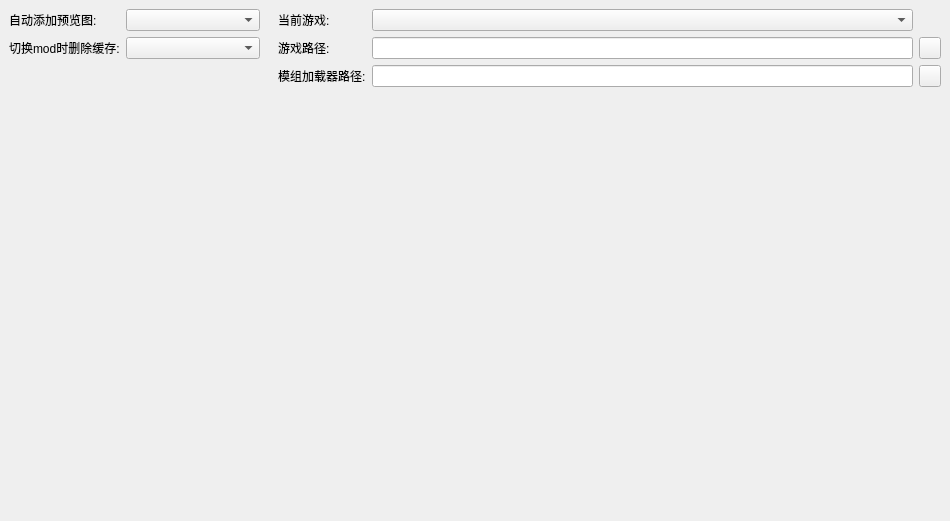
                <widget class="QWidget" name="configScrollWidget">
                 <property name="geometry">
                  <rect>
                   <x>0</x>
                   <y>0</y>
                   <width>950</width>
                   <height>521</height>
                  </rect>
                 </property>
                 <layout class="QHBoxLayout" name="horizontalLayout_5">
                  <property name="spacing">
                   <number>0</number>
                  </property>
                  <property name="leftMargin">
                   <number>0</number>
                  </property>
                  <property name="topMargin">
                   <number>0</number>
                  </property>
                  <property name="rightMargin">
                   <number>0</number>
                  </property>
                  <property name="bottomMargin">
                   <number>0</number>
                  </property>
                  <item>
                   <widget class="QWidget" name="configLeft" native="true">
                    <property name="sizePolicy">
                     <sizepolicy hsizetype="Expanding" vsizetype="Preferred">
                      <horstretch>0</horstretch>
                      <verstretch>0</verstretch>
                     </sizepolicy>
                    </property>
                    <property name="minimumSize">
                     <size>
                      <width>256</width>
                      <height>0</height>
                     </size>
                    </property>
                    <property name="maximumSize">
                     <size>
                      <width>512</width>
                      <height>16777215</height>
                     </size>
                    </property>
                    <layout class="QGridLayout" name="gridLayout_2">
                     <item row="4" column="0">
                      <widget class="QLabel" name="label_L_2">
                       <property name="sizePolicy">
                        <sizepolicy hsizetype="Preferred" vsizetype="Preferred">
                         <horstretch>0</horstretch>
                         <verstretch>22</verstretch>
                        </sizepolicy>
                       </property>
                       <property name="minimumSize">
                        <size>
                         <width>0</width>
                         <height>22</height>
                        </size>
                       </property>
                       <property name="text">
                        <string>切换mod时删除缓存:</string>
                       </property>
                      </widget>
                     </item>
                     <item row="6" column="4">
                      <spacer name="verticalSpacer_5">
                       <property name="orientation">
                        <enum>Qt::Orientation::Vertical</enum>
                       </property>
                       <property name="sizeHint" stdset="0">
                        <size>
                         <width>20</width>
                         <height>40</height>
                        </size>
                       </property>
                      </spacer>
                     </item>
                     <item row="2" column="4">
                      <widget class="QComboBox" name="lomboBox_L_2">
                       <property name="sizePolicy">
                        <sizepolicy hsizetype="Expanding" vsizetype="Fixed">
                         <horstretch>0</horstretch>
                         <verstretch>0</verstretch>
                        </sizepolicy>
                       </property>
                       <property name="minimumSize">
                        <size>
                         <width>0</width>
                         <height>22</height>
                        </size>
                       </property>
                       <property name="maximumSize">
                        <size>
                         <width>16777215</width>
                         <height>22</height>
                        </size>
                       </property>
                      </widget>
                     </item>
                     <item row="6" column="0">
                      <spacer name="verticalSpacer_4">
                       <property name="orientation">
                        <enum>Qt::Orientation::Vertical</enum>
                       </property>
                       <property name="sizeHint" stdset="0">
                        <size>
                         <width>20</width>
                         <height>40</height>
                        </size>
                       </property>
                      </spacer>
                     </item>
                     <item row="4" column="4">
                      <widget class="QComboBox" name="lomboBox_L_1">
                       <property name="sizePolicy">
                        <sizepolicy hsizetype="Expanding" vsizetype="Fixed">
                         <horstretch>0</horstretch>
                         <verstretch>0</verstretch>
                        </sizepolicy>
                       </property>
                       <property name="minimumSize">
                        <size>
                         <width>0</width>
                         <height>22</height>
                        </size>
                       </property>
                       <property name="maximumSize">
                        <size>
                         <width>16777215</width>
                         <height>22</height>
                        </size>
                       </property>
                      </widget>
                     </item>
                     <item row="2" column="0">
                      <widget class="QLabel" name="label_L_1">
                       <property name="sizePolicy">
                        <sizepolicy hsizetype="Preferred" vsizetype="Preferred">
                         <horstretch>0</horstretch>
                         <verstretch>22</verstretch>
                        </sizepolicy>
                       </property>
                       <property name="minimumSize">
                        <size>
                         <width>0</width>
                         <height>22</height>
                        </size>
                       </property>
                       <property name="text">
                        <string>自动添加预览图:</string>
                       </property>
                      </widget>
                     </item>
                    </layout>
                   </widget>
                  </item>
                  <item>
                   <widget class="QWidget" name="configRight" native="true">
                    <property name="minimumSize">
                     <size>
                      <width>681</width>
                      <height>0</height>
                     </size>
                    </property>
                    <layout class="QGridLayout" name="gridLayout">
                     <item row="7" column="3">
                      <spacer name="verticalSpacer_2">
                       <property name="orientation">
                        <enum>Qt::Orientation::Vertical</enum>
                       </property>
                       <property name="sizeHint" stdset="0">
                        <size>
                         <width>20</width>
                         <height>40</height>
                        </size>
                       </property>
                      </spacer>
                     </item>
                     <item row="1" column="2">
                      <widget class="QLabel" name="label_R_3">
                       <property name="minimumSize">
                        <size>
                         <width>0</width>
                         <height>22</height>
                        </size>
                       </property>
                       <property name="maximumSize">
                        <size>
                         <width>16777215</width>
                         <height>22</height>
                        </size>
                       </property>
                       <property name="text">
                        <string>当前游戏:</string>
                       </property>
                      </widget>
                     </item>
                     <item row="3" column="2">
                      <widget class="QLabel" name="label_R_1">
                       <property name="sizePolicy">
                        <sizepolicy hsizetype="Preferred" vsizetype="Preferred">
                         <horstretch>0</horstretch>
                         <verstretch>22</verstretch>
                        </sizepolicy>
                       </property>
                       <property name="minimumSize">
                        <size>
                         <width>0</width>
                         <height>22</height>
                        </size>
                       </property>
                       <property name="text">
                        <string>模组加载器路径:</string>
                       </property>
                      </widget>
                     </item>
                     <item row="1" column="3">
                      <widget class="QComboBox" name="comboBox_R_1">
                       <property name="sizePolicy">
                        <sizepolicy hsizetype="Expanding" vsizetype="Fixed">
                         <horstretch>0</horstretch>
                         <verstretch>0</verstretch>
                        </sizepolicy>
                       </property>
                       <property name="minimumSize">
                        <size>
                         <width>0</width>
                         <height>22</height>
                        </size>
                       </property>
                       <property name="maximumSize">
                        <size>
                         <width>16777215</width>
                         <height>22</height>
                        </size>
                       </property>
                      </widget>
                     </item>
                     <item row="7" column="2">
                      <spacer name="verticalSpacer_3">
                       <property name="orientation">
                        <enum>Qt::Orientation::Vertical</enum>
                       </property>
                       <property name="sizeHint" stdset="0">
                        <size>
                         <width>20</width>
                         <height>40</height>
                        </size>
                       </property>
                      </spacer>
                     </item>
                     <item row="3" column="3">
                      <widget class="QLineEdit" name="lineEdit_R_2">
                       <property name="minimumSize">
                        <size>
                         <width>0</width>
                         <height>22</height>
                        </size>
                       </property>
                       <property name="maximumSize">
                        <size>
                         <width>16777215</width>
                         <height>22</height>
                        </size>
                       </property>
                      </widget>
                     </item>
                     <item row="2" column="3">
                      <widget class="QLineEdit" name="lineEdit_R_1">
                       <property name="minimumSize">
                        <size>
                         <width>0</width>
                         <height>22</height>
                        </size>
                       </property>
                       <property name="maximumSize">
                        <size>
                         <width>16777215</width>
                         <height>22</height>
                        </size>
                       </property>
                      </widget>
                     </item>
                     <item row="2" column="2">
                      <widget class="QLabel" name="label_R_2">
                       <property name="minimumSize">
                        <size>
                         <width>0</width>
                         <height>22</height>
                        </size>
                       </property>
                       <property name="maximumSize">
                        <size>
                         <width>16777215</width>
                         <height>22</height>
                        </size>
                       </property>
                       <property name="text">
                        <string>游戏路径:</string>
                       </property>
                      </widget>
                     </item>
                     <item row="2" column="4">
                      <widget class="QPushButton" name="pushButton">
                       <property name="minimumSize">
                        <size>
                         <width>22</width>
                         <height>22</height>
                        </size>
                       </property>
                       <property name="maximumSize">
                        <size>
                         <width>22</width>
                         <height>22</height>
                        </size>
                       </property>
                       <property name="toolTip">
                        <string>选择游戏路径</string>
                       </property>
                       <property name="text">
                        <string/>
                       </property>
                       <property name="icon">
                        <iconset resource="../resource/resources.qrc">
                         <normaloff>:/iamge_pack/content/more.png</normaloff>:/iamge_pack/content/more.png</iconset>
                       </property>
                      </widget>
                     </item>
                     <item row="3" column="4">
                      <widget class="QPushButton" name="pushButton_2">
                       <property name="minimumSize">
                        <size>
                         <width>22</width>
                         <height>22</height>
                        </size>
                       </property>
                       <property name="maximumSize">
                        <size>
                         <width>22</width>
                         <height>22</height>
                        </size>
                       </property>
                       <property name="toolTip">
                        <string>选择模组加载器路径</string>
                       </property>
                       <property name="text">
                        <string/>
                       </property>
                       <property name="icon">
                        <iconset resource="../resource/resources.qrc">
                         <normaloff>:/iamge_pack/content/more.png</normaloff>:/iamge_pack/content/more.png</iconset>
                       </property>
                      </widget>
                     </item>
                    </layout>
                   </widget>
                  </item>
                 </layout>
                </widget>
